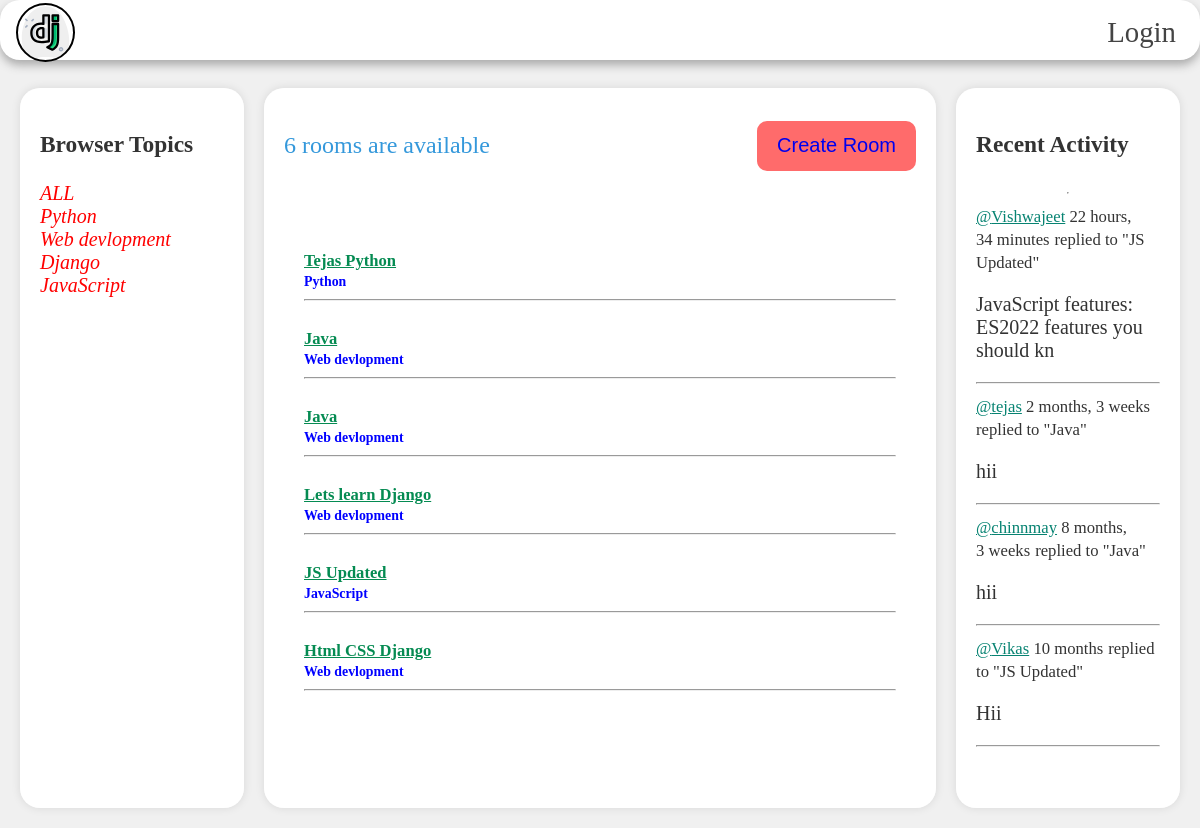
The page / on the database its author committed.
### base/models.py (models this page shows, shortened)
class Topic(models.Model):
    name = models.CharField(max_length=200)

class Room(models.Model):
    host= models.ForeignKey(User, on_delete=models.SET_NULL , null=True)
    topic=models.ForeignKey(Topic, on_delete=models.SET_NULL , null=True)
    name= models.CharField(max_length=200)
    description = models.TextField(null=True)
    participants= models.ManyToManyField(User, related_name='participants',blank=True)
    updated = models.DateTimeField(auto_now=True)
    created = models.DateTimeField(auto_now_add=True)
    class Meta:
        ordering = ['-updated', '-created']
    def __str__(self):
        return self.name

class Message(models.Model):
        user = models.ForeignKey(User, on_delete=models.CASCADE)
        room = models.ForeignKey(Room, on_delete=models.CASCADE)
        body = models.TextField()
        updated = models.DateTimeField(auto_now=True)
        created = models.DateTimeField(auto_now_add=True)
        class Meta:
          ordering = ['-updated', '-created']
        def __str__(self):
            return self.body[0:50]

### base/views.py (the view)
# urls.py: path('',views.home, name='home'),
def home(request):
    q = request.GET.get('q') if request.GET.get('q')!= None else ''
    rooms = Room.objects.filter(
        Q(topic__name__icontains=q) |
        Q(name__icontains=q) |
        Q(description__icontains=q)
    )
    room_count = rooms.count()
    room_messages =Message.objects.filter(Q(room__topic__name__icontains=q))
    topics = Topic.objects.all()
    context = {'rooms': rooms, 'topics': topics, 'room_count':room_count, 'room_messages': room_messages}
    return render(request, 'base/home.html', context)

### base/templates/base/home.html (shortened to what this page needs)
{% extends 'main.html' %}
{% block content %}
{% include 'navbar.html'%}
<div>
    <div class="home-container">
        <div class="browser-topic">
            {% include 'base/topic_component.html'%}
        </div>
        <div class="room-home">
            <div class="room-feed-head">
                <p>{{room_count}} rooms are available</p>
                <button class="edit-button"><a href="{% url 'create-room' %}">Create Room</a></button>
            </div>
            <div class="room-feed">
                {% include 'base/feed_component.html'%}
            </div>
        </div>
        <div class="recent-activity">
            {% include 'base/acitivity_component.html' %}
        </div>
    </div>
</div>
{% endblock content %}

### base/templates/base/topic_component.html (shortened to what this page needs)
{% block content %}
<h3>Browser Topics</h3>
            <div>
            <a class="bt-a" href="{% url 'home' %}">ALL</a>
            {% for topic in topics%}
            <div>
                <a class="bt-a" href="{% url 'home' %}?q={{topic.name}}">{{topic.name}}</a>
            </div>
            {% endfor %}
            </div>
{% endblock content %}

### base/templates/base/feed_component.html (shortened to what this page needs)
{% block content %}
{% for room in rooms %}
<div>
    <h5>
        <a class="room-name" href="{% url 'room' room.id%}">{{room.name}}</a><br>
        <small class="topic-name">{{room.topic.name}}</small>
        <hr>
    </h5>
</div>
{% endfor %}
{% endblock content %}

### base/templates/base/acitivity_component.html (shortened to what this page needs)
{% block content %}
<h3>Recent Activity</h3>
<hr>
{% for message in room_messages %}
<div>
    <small><a class="act-a" href="{%url 'user-profile' message.user.id %}">@{{message.user}}</a>
        {{message.created|timesince}}</a></small>
    <small>replied to "{{message.room}}"</small>
    <p>{{message}}</p>
    <hr>
</div>
{% endfor %}
{% endblock content %}

### static/styles/main.css (style rules this page uses)
body { font-size: 20px; background-color: #fff; }

### templates/main.html (style rules this page uses)
body { font-size: 20px; background-color: #f0f0f0; color: #333; margin: 0; padding: 0; }

### base/templates/base/home.html (style rules this page uses)
body { font-size: 20px; background-color: #f0f0f0; color: #333; margin: 0; padding: 0; }
.home-container { display: grid; grid-template-columns: 1fr 3fr 1fr; gap: 20px; margin-top: 1vh; padding: 20px; }
.browser-topic, .recent-activity, .room-home { border-radius: 20px; display: flex; flex-direction: column; overflow: scroll; height: 85vh; padding: 20px; background-color: rgba(255, 255, 255, 0.95); backdrop-filter: blur(5px); box-shadow: 0 0 10px rgba(0, 0, 0, 0.1); }
.room-feed-head { display: flex; justify-content: space-between; align-items: center; margin-bottom: 20px; }
.room-feed-head p { font-size: 24px; color: #3498DB; }
.room-feed-head button { height: 50px; border-radius: 10px; font-size: 20px; background-color: #FF6B6B; color: white; border: none; cursor: pointer; transition: background-color 0.3s ease; }
.room-feed { border-radius: 10px; background-color: #ffffff; padding: 20px; }
.edit-button { background-color: #4CAF50; color: white; padding: 10px 20px; font-size: 16px; border: none; border-radius: 5px; cursor: pointer; }
.edit-button a { text-decoration: none; }

### base/templates/base/topic_component.html (style rules this page uses)
.bt-a { color: red; font-style: oblique; text-decoration: darkviolet; }

### base/templates/base/feed_component.html (style rules this page uses)
.room-name { color: #058b52;; }
.topic-name { color: blue; }

### base/templates/base/acitivity_component.html (style rules this page uses)
.act-a { color: #078372; }

### rows shown on the page
Topic: name "Python"
Topic: name "Web devlopment"
Topic: name "Django"
Topic: name "JavaScript"
Room: name "Tejas Python", topic.name "Python"
Room: name "Java", topic.name "Web devlopment"
Room: name "Java", topic.name "Web devlopment"
Room: name "Lets learn Django", topic.name "Web devlopment"
Room: name "JS Updated", topic.name "JavaScript"
Room: name "Html CSS Django", topic.name "Web devlopment"
Message: user "Vishwajeet", created "22 hours, 34 minutes", room "JS Updated", body "JavaScript features: ES2022 features you should kn"
Message: user "tejas", created "2 months, 3 weeks", room "Java", body "hii"
Message: user "chinnmay", created "8 months, 3 weeks", room "Java", body "hii"
Message: user "Vikas", created "10 months", room "JS Updated", body "Hii"

### other values the page prints
{{ room_count }} "6"
